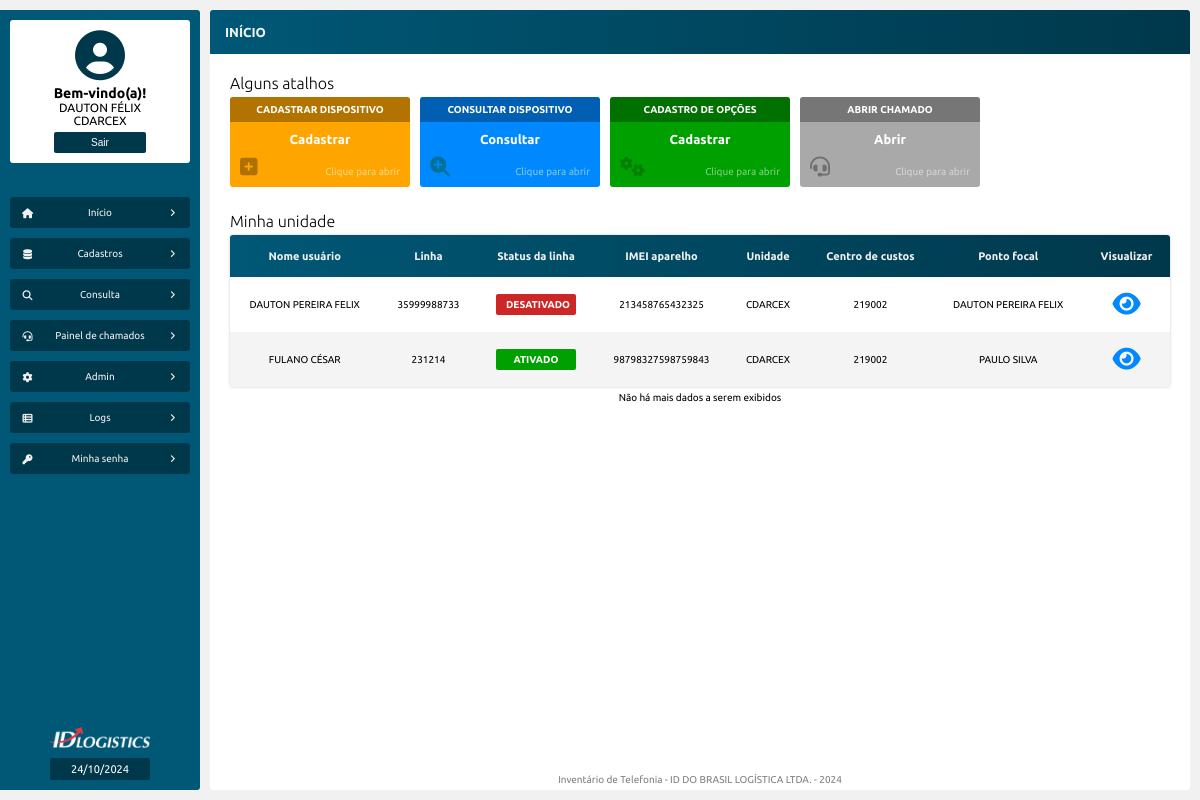
Before: /inicio.php (signed in) with the older database file.
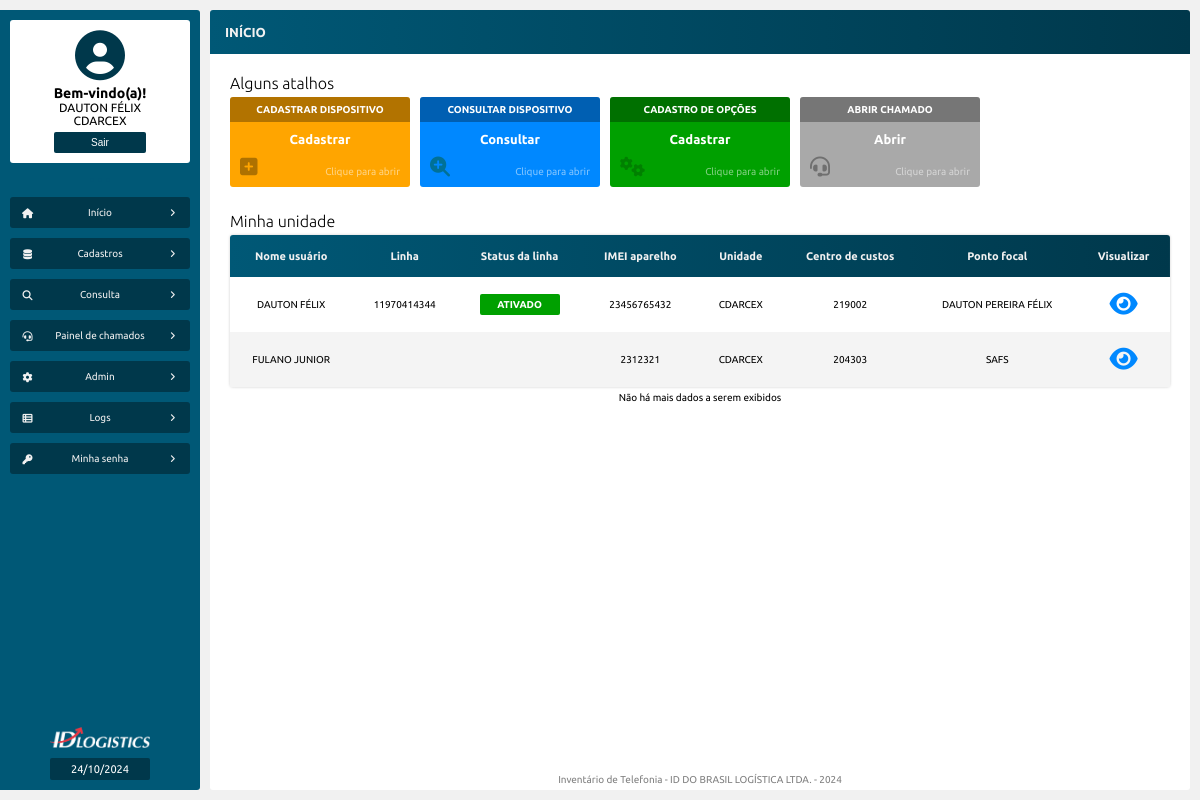
After: the same page with the newer database file.
### tables this page shows
CREATE TABLE `tb_dispositivos` (
  `id` int NOT NULL AUTO_INCREMENT,
  `possui_linha` varchar(45) DEFAULT NULL,
  `linha` varchar(100) DEFAULT NULL,
  `operadora` varchar(100) DEFAULT NULL,
  `servico` varchar(100) DEFAULT NULL,
  `perfil` varchar(100) DEFAULT NULL,
  `status` varchar(100) DEFAULT NULL,
  `data_ativacao` varchar(100) DEFAULT NULL,
  `sim_card` varchar(100) DEFAULT NULL,
  `possui_aparelho` varchar(45) DEFAULT NULL,
  `marca_aparelho` varchar(100) DEFAULT NULL,
  `modelo_aparelho` varchar(100) DEFAULT NULL,
  `imei_aparelho` varchar(100) DEFAULT NULL,
  `gestao_mdm` varchar(100) DEFAULT NULL,
  `unidade` varchar(100) DEFAULT NULL,
  `centro_custo` varchar(100) DEFAULT NULL,
  `uf` varchar(10) DEFAULT NULL,
  `canal` varchar(100) DEFAULT NULL,
  `ponto_focal` varchar(100) DEFAULT NULL,
  `gestor` varchar(100) DEFAULT NULL,
  `possui_usuario` varchar(45) DEFAULT NULL,
  `nome` varchar(100) DEFAULT NULL,
  `matricula` varchar(100) DEFAULT NULL,
  `email` varchar(100) DEFAULT NULL,
  `funcao` varchar(100) DEFAULT NULL,
  PRIMARY KEY (`id`),
  FULLTEXT KEY `linha` (`linha`,`operadora`,`servico`,`perfil`,`status`,`sim_card`,`marca_aparelho`,`modelo_aparelho`,`imei_aparelho`,`unidade`,`centro_custo`,`uf`,`ponto_focal`,`gestor`,`nome`,`matricula`),
  FULLTEXT KEY `busca` (`linha`,`operadora`,`servico`,`perfil`,`marca_aparelho`,`modelo_aparelho`,`imei_aparelho`,`unidade`,`centro_custo`,`canal`,`ponto_focal`,`gestor`,`nome`,`matricula`,`email`,`funcao`)
);

### src/model/Telefonia.php (called while the page is built, shortened)
<?php
class Telefonia
{
    private PDO $pdo;
    public function __construct(PDO $pdo)
    {
        $this->pdo = $pdo;
    }
    public function exibeDispositivosMinhaUnidade(): array
    {
        $sql = "SELECT * FROM tb_dispositivos WHERE unidade = :unidade_usuario";
        $stmt = $this->pdo->prepare($sql);
        $stmt->bindValue(':unidade_usuario', $_SESSION['unidade']);
        $stmt->execute();
        $resultado = $stmt->fetchAll(PDO::FETCH_ASSOC);
        return $resultado;
    }
}

### inicio.php (the view, shortened to what the changed rows need)
<?php
require_once "src/config/conexao_bd.php";
$dadoDispositivo = new Telefonia($pdo);
$exibeDispositivosMinhaUnidade = $dadoDispositivo->exibeDispositivosMinhaUnidade();
?>
<!DOCTYPE html>
<html>
<head>
    <?php
    require_once "src/views/layout/head.php";
    ?>
</head>
<body>
    <main class="corpo">
        <section class="principal">
            <article class="conteudo">
                <section class="conteudo-center">
                    <article class="conteudo-center-boxs">
                        <div class="conteudo-center-box-01">
                            <h1>Alguns atalhos</h1>
                        </div>
                        <div class="conteudo-center-box-02">
                            <h1>Minha unidade</h1>
                            <table>
                                <thead>
                                    <tr>
                                        <td>Nome usuário</td>
                                        <td>Linha</td>
                                        <td>Status da linha</td>
                                        <td>IMEI aparelho</td>
                                        <td>Unidade</td>
                                        <td>Centro de custos</td>
                                        <td>Ponto focal</td>
                                        <td>Visualizar</td>
                                    </tr>
                                </thead>
                                <tbody>
                                    <?php foreach($exibeDispositivosMinhaUnidade as $dadoDispositivo) : ?>
                                    <tr>
                                        <td><?= htmlentities($dadoDispositivo['nome']) ?></td>
                                        <td><?= htmlentities($dadoDispositivo['linha']) ?></td>
                                        <td id="Status"><p><?= htmlentities($dadoDispositivo['status']) ?></p></td>
                                        <td><?= htmlentities($dadoDispositivo['imei_aparelho']) ?></td>
                                        <td><?= htmlentities($dadoDispositivo['unidade']) ?></td>
                                        <td><?= htmlentities($dadoDispositivo['centro_custo']) ?></td>
                                        <td><?= htmlentities($dadoDispositivo['ponto_focal']) ?></td>
                                        <td>
                                            <a href="visualiza_chamado.php?id=<?= $dadoDispositivo['id'] ?>"><i class="fa-solid fa-eye"></i></a>
                                        </td>
                                    </tr>
                                    <?php endforeach ?>
                                </tbody>
                            </table>
                        </div>
                    </article>
                </section>
            </article>
        </section>
    </main>
</body>
</html>

Changed rows visible on the page:
removed tb_dispositivos: nome "FULANO CÉSAR", linha "231214", status "ATIVADO", imei_aparelho "98798327598759843", unidade "CDARCEX", centro_custo "219002", ponto_focal "PAULO SILVA"
changed tb_dispositivos: nome "DAUTON PEREIRA FELIX" → "DAUTON FÉLIX"; linha "35999988733" → "11970414344"; status "DESATIVADO" → "ATIVADO"; imei_aparelho "213458765432325" → "23456765432"; ponto_focal "DAUTON PEREIRA FELIX" → "DAUTON PEREIRA FÉLIX"
now on this page (row edited): tb_dispositivos: nome "FULANO JUNIOR", imei_aparelho "2312321", unidade "CDARCEX", centro_custo "204303", ponto_focal "SAFS"
